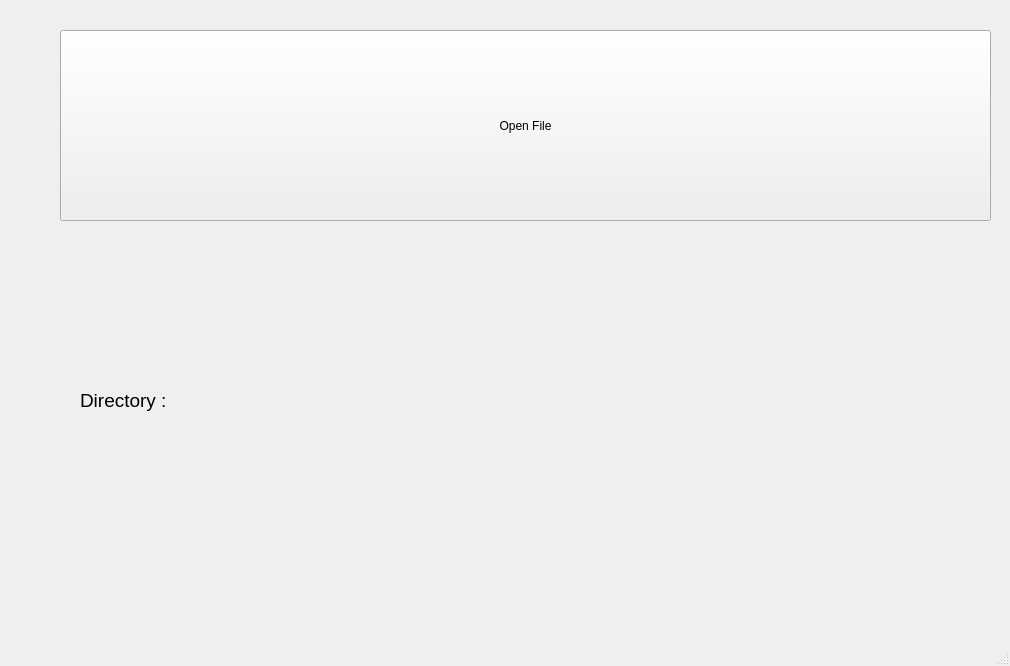
<?xml version="1.0" encoding="UTF-8"?>
<ui version="4.0">
 <class>MainWindow</class>
 <widget class="QMainWindow" name="MainWindow">
  <property name="geometry">
   <rect>
    <x>0</x>
    <y>0</y>
    <width>1010</width>
    <height>666</height>
   </rect>
  </property>
  <property name="windowTitle">
   <string>MainWindow</string>
  </property>
  <widget class="QWidget" name="centralwidget">
   <widget class="QPushButton" name="pushButton">
    <property name="geometry">
     <rect>
      <x>60</x>
      <y>30</y>
      <width>931</width>
      <height>191</height>
     </rect>
    </property>
    <property name="text">
     <string>Open File</string>
    </property>
   </widget>
   <widget class="QLabel" name="label">
    <property name="geometry">
     <rect>
      <x>80</x>
      <y>310</y>
      <width>641</width>
      <height>181</height>
     </rect>
    </property>
    <property name="font">
     <font>
      <pointsize>14</pointsize>
     </font>
    </property>
    <property name="text">
     <string>Directory : </string>
    </property>
   </widget>
  </widget>
  <widget class="QStatusBar" name="statusbar"/>
 </widget>
 <resources/>
 <connections/>
</ui>
